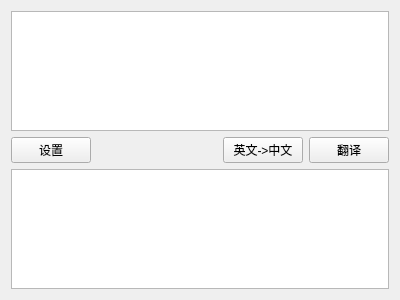
<?xml version="1.0" encoding="UTF-8"?>
<ui version="4.0">
 <class>Widget</class>
 <widget class="QWidget" name="Widget">
  <property name="geometry">
   <rect>
    <x>0</x>
    <y>0</y>
    <width>400</width>
    <height>300</height>
   </rect>
  </property>
  <property name="windowTitle">
   <string>妙妙翻译</string>
  </property>
  <layout class="QGridLayout" name="gridLayout">
   <item row="2" column="0" colspan="4">
    <widget class="QTextBrowser" name="textBrowseroutput"/>
   </item>
   <item row="1" column="3">
    <widget class="QPushButton" name="buttonTranslate">
     <property name="text">
      <string>翻译</string>
     </property>
    </widget>
   </item>
   <item row="1" column="2">
    <widget class="QPushButton" name="buttonLanguage">
     <property name="text">
      <string>英文-&gt;中文</string>
     </property>
     <property name="checkable">
      <bool>true</bool>
     </property>
     <property name="checked">
      <bool>false</bool>
     </property>
    </widget>
   </item>
   <item row="1" column="1">
    <spacer name="horizontalSpacer">
     <property name="orientation">
      <enum>Qt::Horizontal</enum>
     </property>
     <property name="sizeHint" stdset="0">
      <size>
       <width>40</width>
       <height>20</height>
      </size>
     </property>
    </spacer>
   </item>
   <item row="1" column="0">
    <widget class="QPushButton" name="buttonSetting">
     <property name="text">
      <string>设置</string>
     </property>
    </widget>
   </item>
   <item row="0" column="0" colspan="4">
    <widget class="QPlainTextEdit" name="textEditInput"/>
   </item>
  </layout>
 </widget>
 <resources/>
 <connections/>
</ui>
